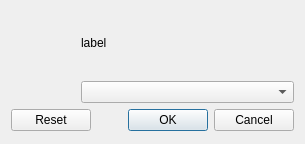
<?xml version="1.0" encoding="UTF-8"?>
<ui version="4.0">
 <class>ConnectDialog</class>
 <widget class="QDialog" name="ConnectDialog">
  <property name="geometry">
   <rect>
    <x>0</x>
    <y>0</y>
    <width>305</width>
    <height>144</height>
   </rect>
  </property>
  <property name="sizePolicy">
   <sizepolicy hsizetype="Preferred" vsizetype="Preferred">
    <horstretch>0</horstretch>
    <verstretch>0</verstretch>
   </sizepolicy>
  </property>
  <property name="windowTitle">
   <string>DsmCP - Connect</string>
  </property>
  <layout class="QGridLayout" name="gridLayout">
   <item row="0" column="1">
    <widget class="QLabel" name="label">
     <property name="text">
      <string>label</string>
     </property>
    </widget>
   </item>
   <item row="2" column="0" colspan="2">
    <widget class="QDialogButtonBox" name="buttonBox">
     <property name="orientation">
      <enum>Qt::Horizontal</enum>
     </property>
     <property name="standardButtons">
      <set>QDialogButtonBox::Cancel|QDialogButtonBox::Ok|QDialogButtonBox::Reset</set>
     </property>
    </widget>
   </item>
   <item row="1" column="1">
    <widget class="QComboBox" name="comboBoxAccess"/>
   </item>
   <item row="0" column="0">
    <widget class="QLabel" name="label_2">
     <property name="sizePolicy">
      <sizepolicy hsizetype="Preferred" vsizetype="Preferred">
       <horstretch>0</horstretch>
       <verstretch>1</verstretch>
      </sizepolicy>
     </property>
     <property name="maximumSize">
      <size>
       <width>64</width>
       <height>64</height>
      </size>
     </property>
     <property name="text">
      <string/>
     </property>
     <property name="pixmap">
      <pixmap resource="../res/img.qrc">:/img/32/key.png</pixmap>
     </property>
     <property name="scaledContents">
      <bool>true</bool>
     </property>
    </widget>
   </item>
  </layout>
 </widget>
 <resources>
  <include location="../res/img.qrc"/>
 </resources>
 <connections>
  <connection>
   <sender>buttonBox</sender>
   <signal>accepted()</signal>
   <receiver>ConnectDialog</receiver>
   <slot>accept()</slot>
   <hints>
    <hint type="sourcelabel">
     <x>248</x>
     <y>254</y>
    </hint>
    <hint type="destinationlabel">
     <x>157</x>
     <y>274</y>
    </hint>
   </hints>
  </connection>
  <connection>
   <sender>buttonBox</sender>
   <signal>rejected()</signal>
   <receiver>ConnectDialog</receiver>
   <slot>reject()</slot>
   <hints>
    <hint type="sourcelabel">
     <x>316</x>
     <y>260</y>
    </hint>
    <hint type="destinationlabel">
     <x>286</x>
     <y>274</y>
    </hint>
   </hints>
  </connection>
 </connections>
</ui>
